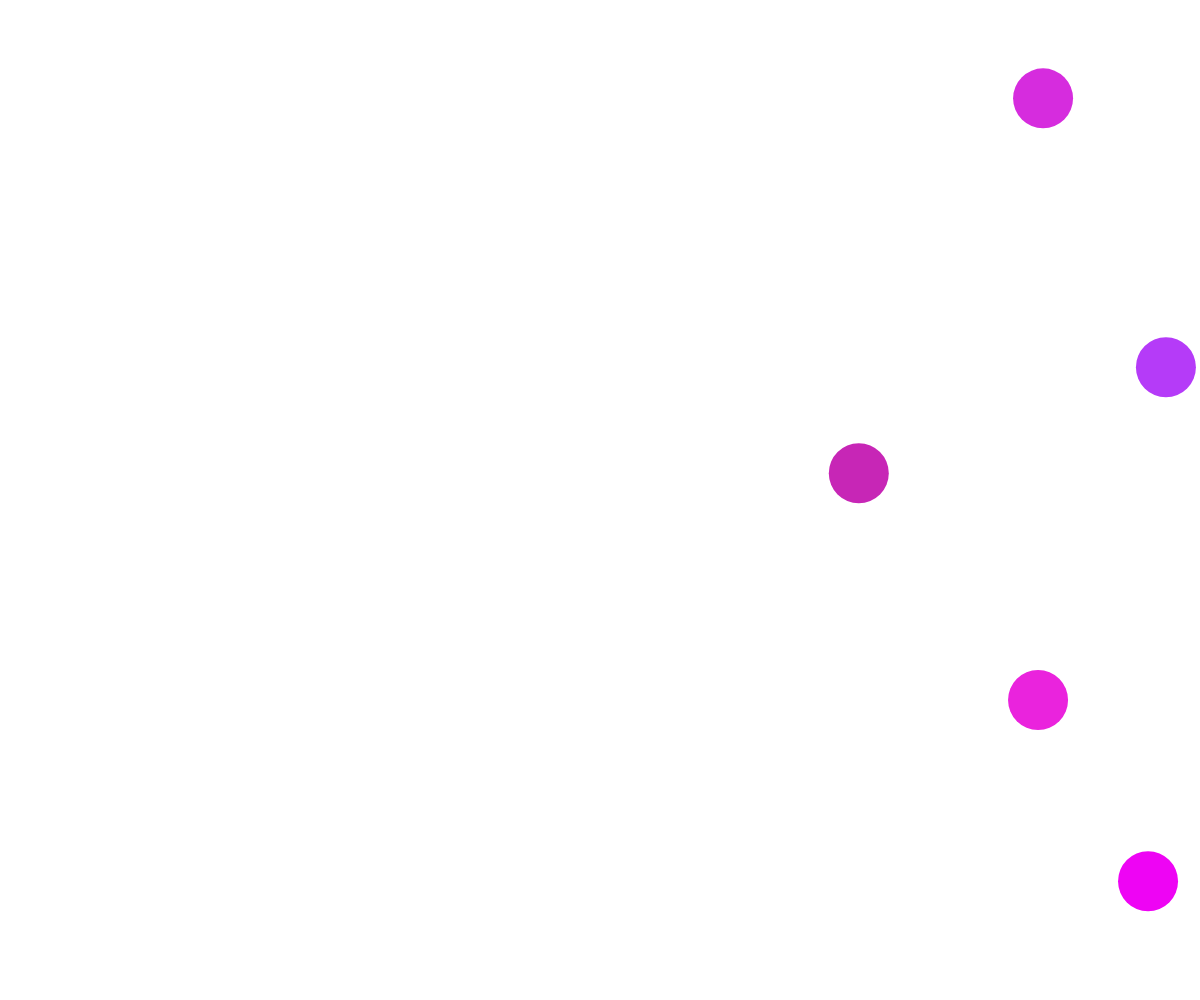
Frame 1 (no input)
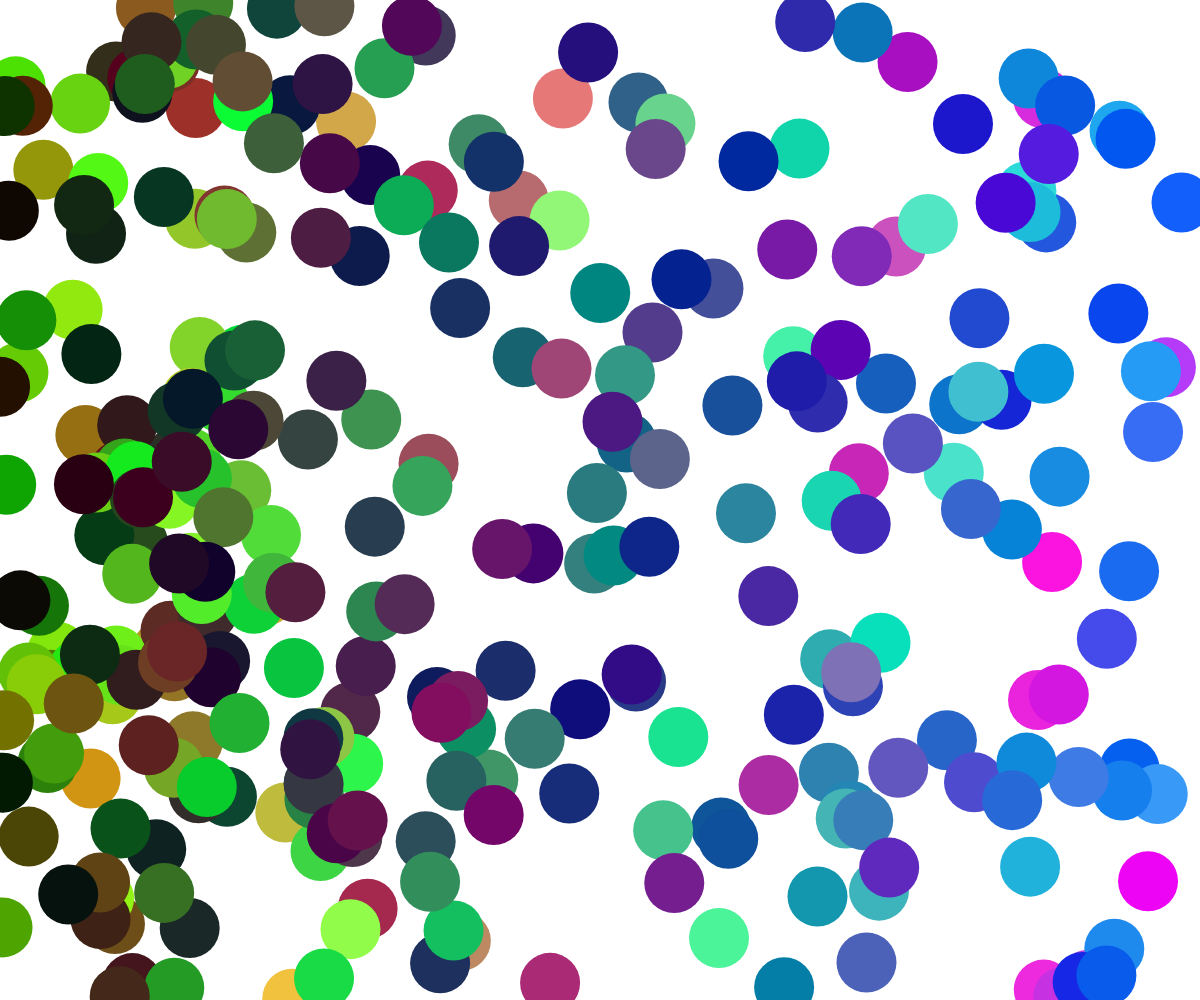
Frame 60 (no input)
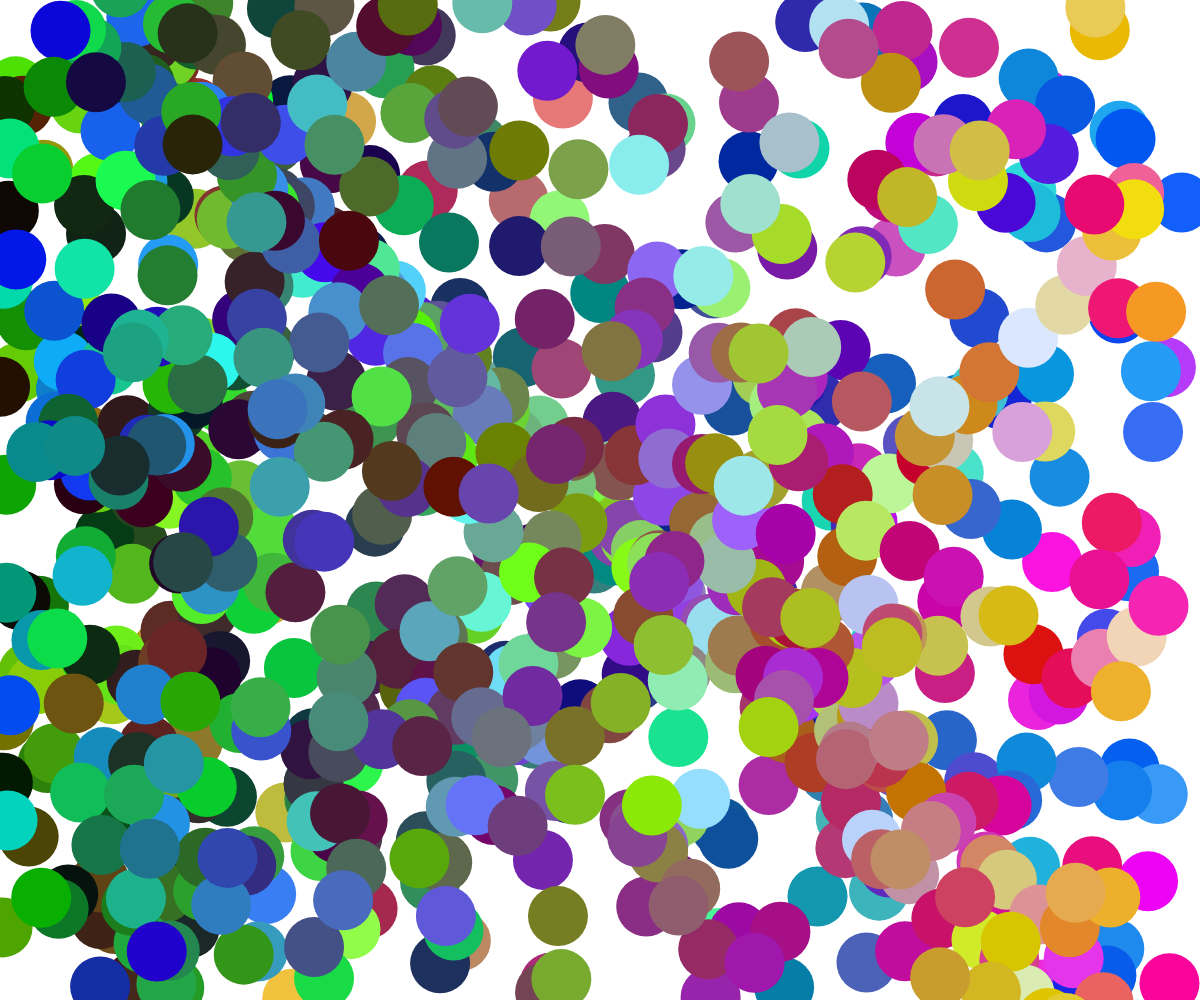
Frame 120 (the mouse pressed at the canvas centre since frame 60)

The p5.js sketch that drew these frames (run headless with seeded random() and noise() and a simulated clock; from frame 60 on, the mouse is pressed at the canvas centre):

// p5.js sketch
// ── sketch.js
//These variables keep track of the current RGB value being used
var red = 0;
var blue = 0;
var green = 0;

var color = 0; //color variable keeps track of which color is the dominant color
var toggle = 0; //toggle is used when a dominant color change has been triggered
var strokeToggle = 0; //strokeToggle keeps track of whether or not the circles are drawn with or without a stroke
var circleSize; //circleSize keeps track of what the size of the current circle should be
var tendrils = []; //The tendril array keeps track of tendrils need to be drawn

var circlesPerFrame = 5;
var tendrilsPerMonster = 10; //yeah
var tendrilLength = 20; //yeah

//it sets things up
function setup() {
  createCanvas(windowWidth, windowHeight);
  circleSize = windowWidth / 20;
  noStroke();
  red = random(0, 255);
  green = random(0, 255);
  blue = random(0, 255);
}

//Draw is called once per frame
function draw() {
  drawCircles();
  drawMonsters();
}

//each frame draws a number of circles with their own unique color and position
function drawCircles() {
  for (let i = 0; i < circlesPerFrame; i++) {
    circleColor();
    circlePos();
  }
}

//if there are any tendrils that need to be drawn,
//take a tendril off the stack and draw one frame of its growing animation
//if it still needs to grow, push it back onto the stack.
function drawMonsters() {
  if (tendrils.length > 1) {
    for (let i = 0; i < tendrils.length; i++) {
      var tendril = tendrils.shift();
      tendril.draw();
      if (tendril.i > 0) {
        tendrils.push(tendril);
      }
    }
  }
}

//circlePos determines the position a circle will be placed in with respect to the dominant RGB color
function circlePos() {
  var color;
  switch (toggle) {
    case 0:
      color = blue;
      break;
    case 1:
      color = red;
      break;
    case 2:
      color = green;
      break;
  }
  var xCoord = map(color, 0, 255, 0, windowWidth);
  var yCoord = random(0, windowHeight);
  ellipse(xCoord, yCoord, circleSize, circleSize);
}

//circleColor chooses a random color 
//with a number of restrictions of how different the new color can be to the previous color
function circleColor() {
  red = restrict(red + (random(50) * (round(random()) * 2 - 1)), 0, 255);
  green = restrict(green + (random(50) * (round(random()) * 2 - 1)), 0, 255);
  blue = restrict(blue + (random(50) * (round(random()) * 2 - 1)), 0, 255);
  fill(red, green, blue);
}

//restrict makes sure to keep the randomness within range of 0 and 255
function restrict(x) {
  if (x > 255) {
    return random(205, 255);
  } else if (x < 0) {
    return random(0, 50);
  } else return x;
}

//A tendril object 
function Tendril() {
  //when created, a tentril object will appear where the mouse pointer is.
  this.x = mouseX;
  this.y = mouseY;
  this.i = tendrilLength;
  //a tendril will choose whar direction it will grow in
  this.dirX = round(random()) * 2 - 1;
  this.dirY = round(random()) * 2 - 1;
  //when asked to be drawn, the tendril will draw one frame of its growth animation
  //and it will calculate where the next frame will be drawn
  this.draw = function() {
    tendrilColors(this.x);
    ellipse(this.x, this.y, circleSize, circleSize);
    this.x = this.x + random(circleSize / 4, circleSize / 4 * 3) * this.dirX;
    this.y = this.y + random(circleSize / 4, circleSize / 4 * 3) * this.dirY;
    this.i--;
    this.dirX = changeSign(this.dirX);
    this.dirY = changeSign(this.dirY);
  }
}

//calculate the color a tendril will take based on its position on the x axis
function tendrilColors(x) {
  switch (toggle) {
    case 1:
      fill(map(x, 0, windowWidth, 0, 255), random(0, 255), random(0, 255));
      break;
    case 2:
      fill(random(0, 255), map(x, 0, windowWidth, 0, 255), random(0, 255));
      break;
    case 0:
      fill(random(0, 255), random(0, 255), map(x, 0, windowWidth, 0, 255));
      break;
  }
}

//tendrils have a 90% chance to keep growing in the same direction as the current frame
function changeSign(num) {
  if (random() > 0.9) {
    return num * -1;
  } else {
    return num;
  }
}

//when the mouse is pressed,
//a toggle keeps track of what the dominant color needs to be changed to
//also, a new monster with a number of tendrils is born under the pointer
function mousePressed() {
  toggle++;
  toggle = toggle % 3;
  for (var i = 0; i < tendrilsPerMonster; i++) {
    tendrils.push(new Tendril());
  }
}

//if any key on the keyboard is pressed, a stroke will be drawn around the circles
//left arrow and right arrow will change the size of the circles
//up arrow and down arrow will change the dominant colors
function keyPressed() {
  if (keyCode == 32) {
    if (strokeToggle) {
      stroke(0);
    } else {
      noStroke();
    }
    strokeToggle = !strokeToggle;
  }
  if (keyCode == LEFT_ARROW) {
    circleSize = circleSize - 10;
  }
  if (keyCode == RIGHT_ARROW) {
    circleSize = circleSize + 10;
  }
  if (keyCode == UP_ARROW) {
    toggle++;
    toggle = toggle % 3;
  }
  if (keyCode == DOWN_ARROW) {
    toggle++;
    toggle = toggle % 3;
  }
}

//things happen when the window is resized
function windowResized() {
  resizeCanvas(windowWidth, windowHeight);
  circleSize = windowWidth / 13;
}
